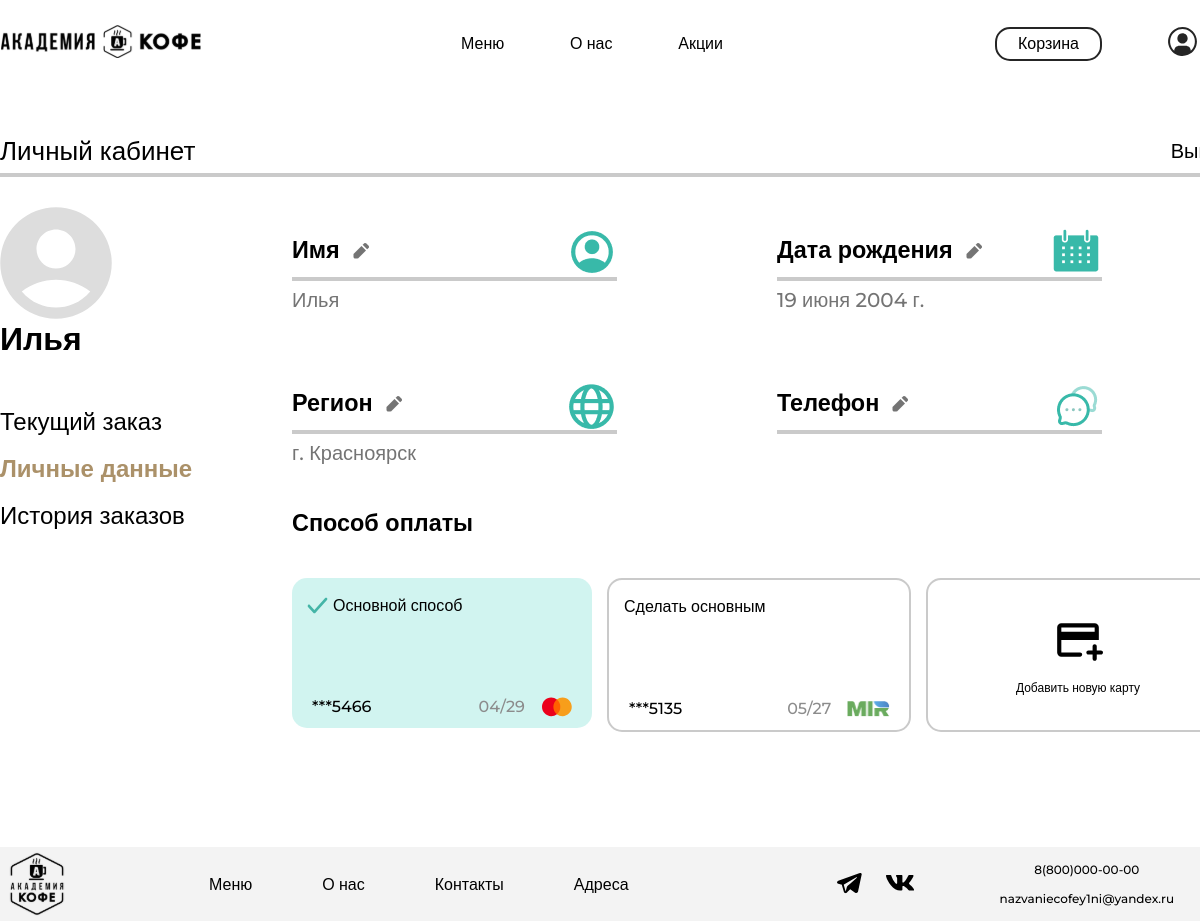
/account/7/ (signed in), run on an earlier commit of the app's database.
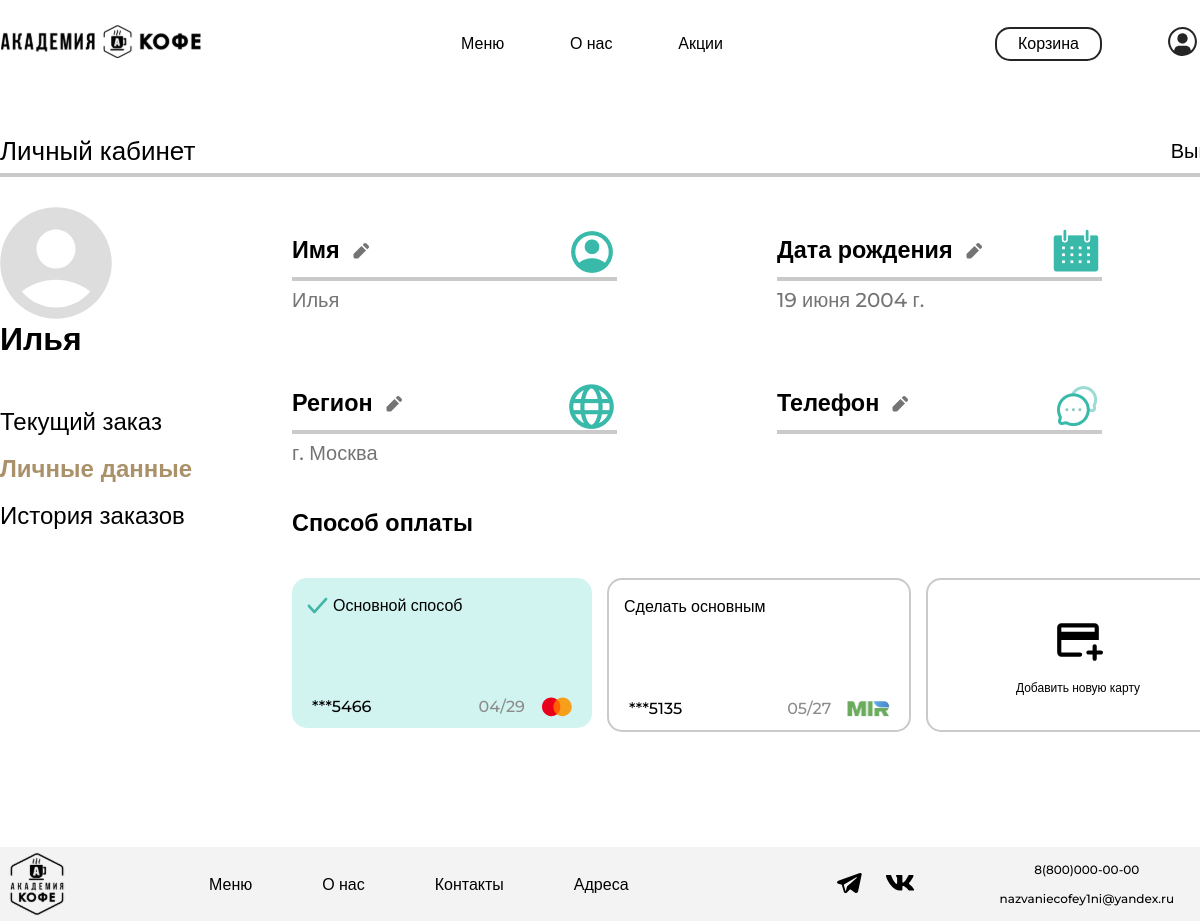
And on a later commit of the database.
### academyCoffee/models.py (models this page shows, shortened)
class User(AbstractUser):
    regions = [
        ('Красноярск', 'Красноярск'),
        ('Москва', 'Москва'),
        ('Санкт-Петерург', 'Санкт-Петерург'),
        ('Новосибирск', 'Новосибирск'),
    ]
    region = models.TextField('Регион', max_length=50, choices=regions, blank=True)
    PNumber = PhoneNumberField('Номер телефона', blank=False, null=False, unique=True, region="RU")
    DateOfBirth = models.DateField("День рождения", default=timezone.now)
    USERNAME_FIELD = "PNumber"
    REQUIRED_FIELDS = ["email"]

### academyCoffee/views.py (the view, shortened to what this page needs)
# urls.py: path('account/<int:pk>/', login_required(views.UserProfileView.as_view()), name='profile'),
class UserProfileView(TitleMixin, UpdateView):
    model = User
    form_class = UserProfileForm
    template_name = 'main/personalaccount.html'
    title = 'Профиль'
    def get_context_data(self, **kwargs):
        context = super(UserProfileView, self).get_context_data()
        context['user'] = self.request.user
        return context

### academyCoffee/common/views.py (called while the page is built)
    def get_context_data(self, **kwargs):
        context = super(TitleMixin, self).get_context_data(**kwargs)
        context['title'] = self.title
        return context

### academyCoffee/templates/main/personalaccount.html (shortened to what the changed rows need)
{% extends 'main/base.html' %}
{% load static %}
{% block style %}
    <link rel="stylesheet" href="{% static 'personalaccount/css/style.css' %}">
{% endblock %}
{% block content %}
<main>
    <div class="up-line-container">
        <h2 class="personal-up-title">Личный кабинет</h2>
    </div>
<div class="main-container">
    <div class="personal-account-left-container">
        <img class="personal-avatar" src="{% static 'personalaccount/img/avatar_account.svg' %}" width="112" height="112">
        <p class="personal-name">{{ user.first_name }}</p>
        <ul class="personal-account-nav-list">
            <li class="personal-account-nav-list-item">
            </li>
            <li class="personal-account-nav-list-item">
            </li>
            <li class="personal-account-nav-list-item">
            </li>
        </ul>
    </div>
    <div class="personal-account-right-container">
        <section class="personal-account-info">
            <div class="change-container">
                <div class="change-up-container">
                    <div class="change-up-container-title">
                    </div>
                    <img class="description-image" src="{% static 'personalaccount/img/account.png' %}">
                </div>
                <div class="personal-account-info-line"></div>
                <p class="personal-account-info-name">{{ user.first_name }}</p>
            </div>
            <div class="change-container">
                <div class="change-up-container">
                    <div class="change-up-container-title">
                    </div>
                    <img class="description-image" src="{% static 'personalaccount/img/calendar.png' %}">
                </div>
                <div class="personal-account-info-line"></div>
                <p class="personal-account-info-date">{{ user.DateOfBirth }}</p>
            </div>
            <div class="change-container">
                <div class="change-up-container">
                    <div class="change-up-container-title">
                    </div>
                    <img class="description-image" src="{% static 'personalaccount/img/planet.png' %}">
                </div>
                <div class="personal-account-info-line"></div>
                <p class="personal-account-info-region">г. {{ user.region }}</p>
            </div>
        </section>
    </div>
</div>
</main>
{% endblock %}

What changed in the data, as far as the page shows it:
changed User "Илья": region "Красноярск" → "Москва"
